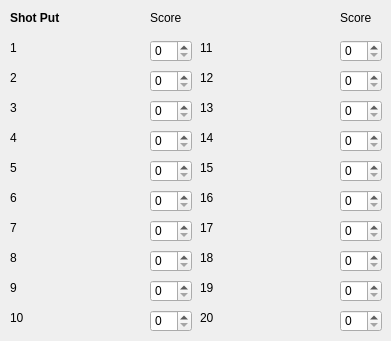
        <widget class="QWidget" name="from_shot_put">
         <widget class="QSpinBox" name="shot_put_spin_5">
          <property name="geometry">
           <rect>
            <x>150</x>
            <y>160</y>
            <width>42</width>
            <height>22</height>
           </rect>
          </property>
         </widget>
         <widget class="QLabel" name="shot_put_score_label_1">
          <property name="geometry">
           <rect>
            <x>150</x>
            <y>10</y>
            <width>41</width>
            <height>16</height>
           </rect>
          </property>
          <property name="styleSheet">
           <string notr="true"/>
          </property>
          <property name="text">
           <string>Score</string>
          </property>
         </widget>
         <widget class="QSpinBox" name="shot_put_spin_2">
          <property name="geometry">
           <rect>
            <x>150</x>
            <y>70</y>
            <width>42</width>
            <height>22</height>
           </rect>
          </property>
         </widget>
         <widget class="QLabel" name="shot_put_label_14">
          <property name="geometry">
           <rect>
            <x>200</x>
            <y>130</y>
            <width>121</width>
            <height>16</height>
           </rect>
          </property>
          <property name="styleSheet">
           <string notr="true"/>
          </property>
          <property name="text">
           <string>14</string>
          </property>
         </widget>
         <widget class="QSpinBox" name="shot_put_spin_13">
          <property name="geometry">
           <rect>
            <x>340</x>
            <y>100</y>
            <width>42</width>
            <height>22</height>
           </rect>
          </property>
         </widget>
         <widget class="QLabel" name="shot_put_label_2">
          <property name="geometry">
           <rect>
            <x>10</x>
            <y>70</y>
            <width>121</width>
            <height>16</height>
           </rect>
          </property>
          <property name="styleSheet">
           <string notr="true"/>
          </property>
          <property name="text">
           <string>2</string>
          </property>
         </widget>
         <widget class="QSpinBox" name="shot_put_spin_7">
          <property name="geometry">
           <rect>
            <x>150</x>
            <y>220</y>
            <width>42</width>
            <height>22</height>
           </rect>
          </property>
         </widget>
         <widget class="QLabel" name="shot_put_label_11">
          <property name="geometry">
           <rect>
            <x>200</x>
            <y>40</y>
            <width>121</width>
            <height>16</height>
           </rect>
          </property>
          <property name="styleSheet">
           <string notr="true"/>
          </property>
          <property name="text">
           <string>11</string>
          </property>
         </widget>
         <widget class="QLabel" name="shot_put_score_label_2">
          <property name="geometry">
           <rect>
            <x>340</x>
            <y>10</y>
            <width>41</width>
            <height>16</height>
           </rect>
          </property>
          <property name="styleSheet">
           <string notr="true"/>
          </property>
          <property name="text">
           <string>Score</string>
          </property>
         </widget>
         <widget class="QSpinBox" name="shot_put_spin_4">
          <property name="geometry">
           <rect>
            <x>150</x>
            <y>130</y>
            <width>42</width>
            <height>22</height>
           </rect>
          </property>
         </widget>
         <widget class="QLabel" name="shot_put_label_13">
          <property name="geometry">
           <rect>
            <x>200</x>
            <y>100</y>
            <width>121</width>
            <height>16</height>
           </rect>
          </property>
          <property name="styleSheet">
           <string notr="true"/>
          </property>
          <property name="text">
           <string>13</string>
          </property>
         </widget>
         <widget class="QSpinBox" name="shot_put_spin_20">
          <property name="geometry">
           <rect>
            <x>340</x>
            <y>310</y>
            <width>42</width>
            <height>22</height>
           </rect>
          </property>
         </widget>
         <widget class="QSpinBox" name="shot_put_spin_9">
          <property name="geometry">
           <rect>
            <x>150</x>
            <y>280</y>
            <width>42</width>
            <height>22</height>
           </rect>
          </property>
         </widget>
         <widget class="QLabel" name="shot_put_label_7">
          <property name="geometry">
           <rect>
            <x>10</x>
            <y>220</y>
            <width>121</width>
            <height>16</height>
           </rect>
          </property>
          <property name="styleSheet">
           <string notr="true"/>
          </property>
          <property name="text">
           <string>7</string>
          </property>
         </widget>
         <widget class="QLabel" name="shot_put_label_15">
          <property name="geometry">
           <rect>
            <x>200</x>
            <y>160</y>
            <width>121</width>
            <height>16</height>
           </rect>
          </property>
          <property name="styleSheet">
           <string notr="true"/>
          </property>
          <property name="text">
           <string>15</string>
          </property>
         </widget>
         <widget class="QLabel" name="shot_put_label_10">
          <property name="geometry">
           <rect>
            <x>10</x>
            <y>310</y>
            <width>121</width>
            <height>16</height>
           </rect>
          </property>
          <property name="styleSheet">
           <string notr="true"/>
          </property>
          <property name="text">
           <string>10</string>
          </property>
         </widget>
         <widget class="QLabel" name="shot_put_label_8">
          <property name="geometry">
           <rect>
            <x>10</x>
            <y>250</y>
            <width>121</width>
            <height>16</height>
           </rect>
          </property>
          <property name="styleSheet">
           <string notr="true"/>
          </property>
          <property name="text">
           <string>8</string>
          </property>
         </widget>
         <widget class="QLabel" name="shot_put_label_17">
          <property name="geometry">
           <rect>
            <x>200</x>
            <y>220</y>
            <width>121</width>
            <height>16</height>
           </rect>
          </property>
          <property name="styleSheet">
           <string notr="true"/>
          </property>
          <property name="text">
           <string>17</string>
          </property>
         </widget>
         <widget class="QSpinBox" name="shot_put_spin_1">
          <property name="geometry">
           <rect>
            <x>150</x>
            <y>40</y>
            <width>42</width>
            <height>22</height>
           </rect>
          </property>
         </widget>
         <widget class="QSpinBox" name="shot_put_spin_8">
          <property name="geometry">
           <rect>
            <x>150</x>
            <y>250</y>
            <width>42</width>
            <height>22</height>
           </rect>
          </property>
         </widget>
         <widget class="QLabel" name="shot_put_label_9">
          <property name="geometry">
           <rect>
            <x>10</x>
            <y>280</y>
            <width>121</width>
            <height>16</height>
           </rect>
          </property>
          <property name="styleSheet">
           <string notr="true"/>
          </property>
          <property name="text">
           <string>9</string>
          </property>
         </widget>
         <widget class="QSpinBox" name="shot_put_spin_14">
          <property name="geometry">
           <rect>
            <x>340</x>
            <y>130</y>
            <width>42</width>
            <height>22</height>
           </rect>
          </property>
         </widget>
         <widget class="QLabel" name="shot_put_label_16">
          <property name="geometry">
           <rect>
            <x>200</x>
            <y>190</y>
            <width>121</width>
            <height>16</height>
           </rect>
          </property>
          <property name="styleSheet">
           <string notr="true"/>
          </property>
          <property name="text">
           <string>16</string>
          </property>
         </widget>
         <widget class="QLabel" name="shot_put_label_12">
          <property name="geometry">
           <rect>
            <x>200</x>
            <y>70</y>
            <width>121</width>
            <height>16</height>
           </rect>
          </property>
          <property name="styleSheet">
           <string notr="true"/>
          </property>
          <property name="text">
           <string>12</string>
          </property>
         </widget>
         <widget class="QSpinBox" name="shot_put_spin_17">
          <property name="geometry">
           <rect>
            <x>340</x>
            <y>220</y>
            <width>42</width>
            <height>22</height>
           </rect>
          </property>
         </widget>
         <widget class="QLabel" name="shot_put_label_1">
          <property name="geometry">
           <rect>
            <x>10</x>
            <y>40</y>
            <width>121</width>
            <height>16</height>
           </rect>
          </property>
          <property name="styleSheet">
           <string notr="true"/>
          </property>
          <property name="text">
           <string>1</string>
          </property>
         </widget>
         <widget class="QSpinBox" name="shot_put_spin_18">
          <property name="geometry">
           <rect>
            <x>340</x>
            <y>250</y>
            <width>42</width>
            <height>22</height>
           </rect>
          </property>
         </widget>
         <widget class="QLabel" name="shot_put_label_18">
          <property name="geometry">
           <rect>
            <x>200</x>
            <y>250</y>
            <width>121</width>
            <height>16</height>
           </rect>
          </property>
          <property name="styleSheet">
           <string notr="true"/>
          </property>
          <property name="text">
           <string>18</string>
          </property>
         </widget>
         <widget class="QSpinBox" name="shot_put_spin_15">
          <property name="geometry">
           <rect>
            <x>340</x>
            <y>160</y>
            <width>42</width>
            <height>22</height>
           </rect>
          </property>
         </widget>
         <widget class="QLabel" name="shot_put_label_4">
          <property name="geometry">
           <rect>
            <x>10</x>
            <y>130</y>
            <width>121</width>
            <height>16</height>
           </rect>
          </property>
          <property name="styleSheet">
           <string notr="true"/>
          </property>
          <property name="text">
           <string>4</string>
          </property>
         </widget>
         <widget class="QSpinBox" name="shot_put_spin_16">
          <property name="geometry">
           <rect>
            <x>340</x>
            <y>190</y>
            <width>42</width>
            <height>22</height>
           </rect>
          </property>
         </widget>
         <widget class="QSpinBox" name="shot_put_spin_19">
          <property name="geometry">
           <rect>
            <x>340</x>
            <y>280</y>
            <width>42</width>
            <height>22</height>
           </rect>
          </property>
         </widget>
         <widget class="QSpinBox" name="shot_put_spin_10">
          <property name="geometry">
           <rect>
            <x>150</x>
            <y>310</y>
            <width>42</width>
            <height>22</height>
           </rect>
          </property>
         </widget>
         <widget class="QSpinBox" name="shot_put_spin_6">
          <property name="geometry">
           <rect>
            <x>150</x>
            <y>190</y>
            <width>42</width>
            <height>22</height>
           </rect>
          </property>
         </widget>
         <widget class="QLabel" name="shot_put_label_19">
          <property name="geometry">
           <rect>
            <x>200</x>
            <y>280</y>
            <width>121</width>
            <height>16</height>
           </rect>
          </property>
          <property name="styleSheet">
           <string notr="true"/>
          </property>
          <property name="text">
           <string>19</string>
          </property>
         </widget>
         <widget class="QSpinBox" name="shot_put_spin_12">
          <property name="geometry">
           <rect>
            <x>340</x>
            <y>70</y>
            <width>42</width>
            <height>22</height>
           </rect>
          </property>
         </widget>
         <widget class="QLabel" name="shot_put_label_6">
          <property name="geometry">
           <rect>
            <x>10</x>
            <y>190</y>
            <width>121</width>
            <height>16</height>
           </rect>
          </property>
          <property name="styleSheet">
           <string notr="true"/>
          </property>
          <property name="text">
           <string>6</string>
          </property>
         </widget>
         <widget class="QSpinBox" name="shot_put_spin_3">
          <property name="geometry">
           <rect>
            <x>150</x>
            <y>100</y>
            <width>42</width>
            <height>22</height>
           </rect>
          </property>
         </widget>
         <widget class="QLabel" name="shot_put_label_20">
          <property name="geometry">
           <rect>
            <x>200</x>
            <y>310</y>
            <width>121</width>
            <height>16</height>
           </rect>
          </property>
          <property name="styleSheet">
           <string notr="true"/>
          </property>
          <property name="text">
           <string>20</string>
          </property>
         </widget>
         <widget class="QSpinBox" name="shot_put_spin_11">
          <property name="geometry">
           <rect>
            <x>340</x>
            <y>40</y>
            <width>42</width>
            <height>22</height>
           </rect>
          </property>
         </widget>
         <widget class="QLabel" name="shot_put_label_3">
          <property name="geometry">
           <rect>
            <x>10</x>
            <y>100</y>
            <width>121</width>
            <height>16</height>
           </rect>
          </property>
          <property name="styleSheet">
           <string notr="true"/>
          </property>
          <property name="text">
           <string>3</string>
          </property>
         </widget>
         <widget class="QLabel" name="shot_put_label_5">
          <property name="geometry">
           <rect>
            <x>10</x>
            <y>160</y>
            <width>121</width>
            <height>16</height>
           </rect>
          </property>
          <property name="styleSheet">
           <string notr="true"/>
          </property>
          <property name="text">
           <string>5</string>
          </property>
         </widget>
         <widget class="QLabel" name="math_form_label_8">
          <property name="geometry">
           <rect>
            <x>10</x>
            <y>10</y>
            <width>71</width>
            <height>16</height>
           </rect>
          </property>
          <property name="font">
           <font>
            <weight>75</weight>
            <bold>true</bold>
           </font>
          </property>
          <property name="text">
           <string>Shot Put</string>
          </property>
         </widget>
        </widget>
